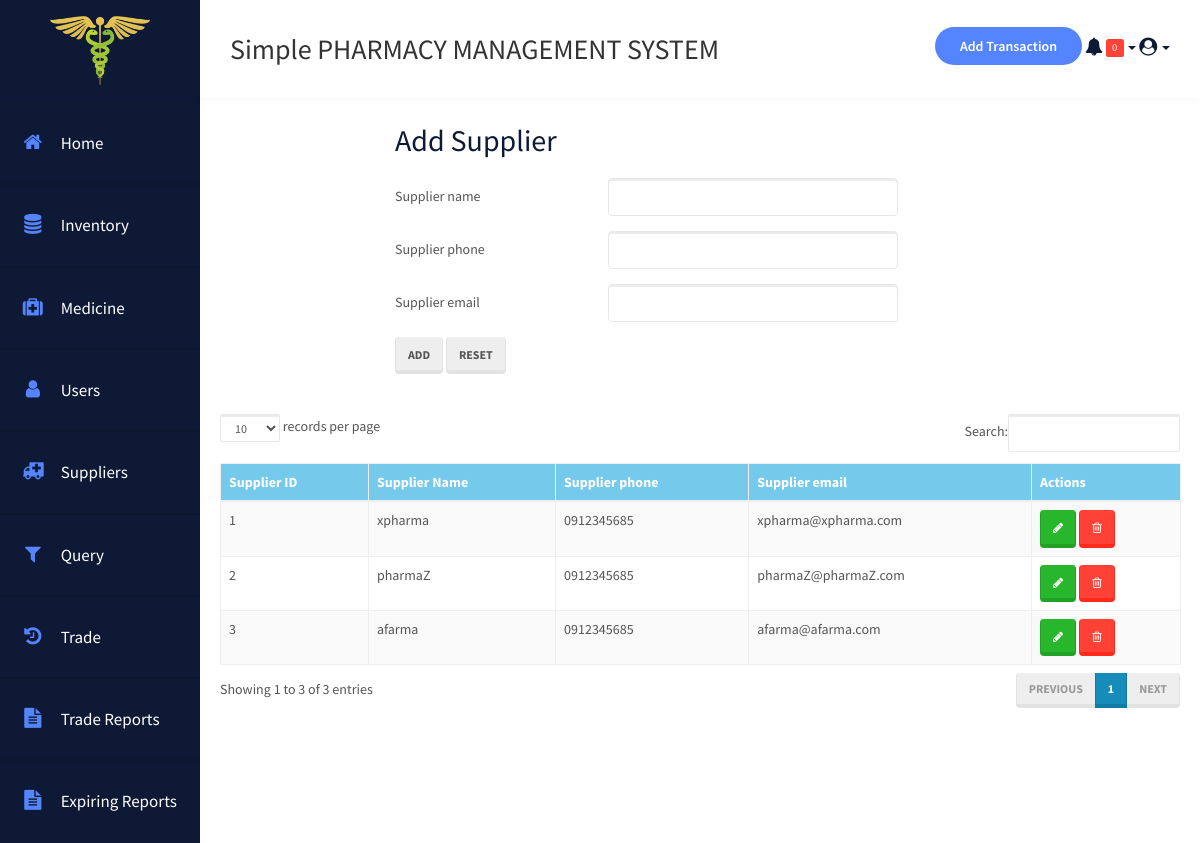
Screenshot of /suppliers.php (signed in) with the database file from the repository.
### tables this page shows
CREATE TABLE `supplier` (
  `supplier_id` int(10) NOT NULL,
  `supplier_name` varchar(50) NOT NULL,
  `phone` varchar(15) NOT NULL,
  `email` varchar(50) NOT NULL
);

### suppliers.php (the view, shortened to what this page needs)
<?php
    require_once('Connections/connection.php');
    $editFormAction = $_SERVER['PHP_SELF'];
    $query_suppliers = "SELECT * FROM supplier ORDER BY supplier_id ASC";
    $suppliers = mysql_query($query_suppliers, $connection) or die(mysql_error());
    $row_suppliers = mysql_fetch_assoc($suppliers);
?>
<!DOCTYPE html>
<html>
  <head>
    <?php include('imports/stylesheet.php'); ?>
  </head>
  <body class="home">
    <?php include('imports/header.php'); if($msg!=''){?>
    <h3 class=" alert alert-info text-center animated fadeInDown">
    <?php echo $msg; ?>
    </h3><?php } ?>
    <div class="user-dashboard">
      <div class="row">
        <div class="col-md-8 col-md-offset-2 animated fadeInDown">
          <form method="POST" action="<?php echo $editFormAction; ?>" name="form1" class="form-horizontal">
            <h1>Add Supplier</h1>
            <div class="form-group">
              <div class="col-sm-4">
                <label class="control-label">Supplier name</label>
              </div>
              <div class="col-sm-6">
                <input class="form-control" required type="text" name="name">
              </div>
            </div>
            <div class="form-group">
              <div class="col-sm-4">
                <label class="control-label">Supplier phone</label>
              </div>
              <div class="col-sm-6">
                <input class="form-control" required type="number" name="phone">
              </div>
            </div>
            <div class="form-group">
              <div class="col-sm-4">
                <label class="control-label">Supplier email</label>
              </div>
              <div class="col-sm-6">
                <input class="form-control" required type="email" name="email">
              </div>
            </div>
            <button class="btn btn-default" type="submit">ADD </button>
            <button class="btn btn-default" type="reset">RESET </button>
          </form><br>
        </div>
        <div class="row">
          <div class="col-md-12 animated fadeInDown">
            <br><table class="table table-striped table-bordered table-hover" id="dataTables">
              <thead>
                <tr class="info">
                  <th>Supplier ID</th>
                  <th>Supplier Name</th>
                  <th>Supplier phone</th>
                  <th>Supplier email</th>
                  <th>Actions</th>
                </tr>
              </thead>
              <tbody>
                <?php $supid=1; do { ?>
                <tr>
                  <td><?php echo $supid; ?></td>
                  <td><?php echo $row_suppliers['supplier_name']; ?></td>
                  <td><?php echo $row_suppliers['phone']; ?></td>
                  <td><?php echo $row_suppliers['email']; ?></td>
                  <td>
                    <a href="updateSuppliers.php?supplier_id=<?php echo $row_suppliers['supplier_id']; ?>"> <button class="btn btn-success" type="button"><i class="fa fa-pencil"></i></button></a>
                    <a href="deleteSupplier.php?supplier_id=<?php echo $row_suppliers['supplier_id']; ?>"><button class="btn btn-danger" type="button"><i class="fa fa-trash-o"></i></button></a>
                  </td>
                </tr>
                <?php $supid=$supid+1; } while ($row_suppliers = mysql_fetch_assoc($suppliers)); ?>
              </tbody>
            </table>
          </div>
        </div>
      </div>
    </div>
  </div>
</div>
</div>
</body>
</html>

### assets/css/style.css (style rules this page uses)
a:focus, a:hover, a { text-decoration: none; outline: none; }
.user-dashboard { padding: 0 20px; }
.user-dashboard h1 { font-size: 30px; font-weight: 500; margin: 0; padding: 21px 0; color: #0e1a35; }

### rows the page displays
supplier: supplier_name "xpharma", phone "0912345685", email "xpharma@xpharma.com"
supplier: supplier_name "pharmaZ", phone "0912345685", email "pharmaZ@pharmaZ.com"
supplier: supplier_name "afarma", phone "0912345685", email "afarma@afarma.com"

### other values shown
$totalRows_exmed "0"
